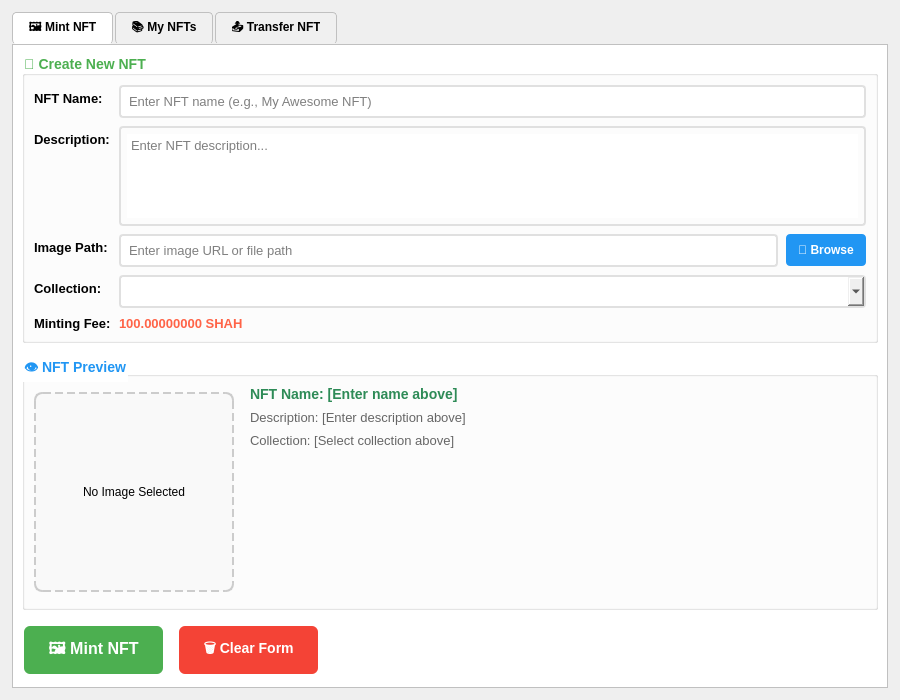
<?xml version="1.0" encoding="UTF-8"?>
<ui version="4.0">
 <class>NFTManagerPage</class>
 <widget class="QWidget" name="NFTManagerPage">
  <property name="geometry">
   <rect>
    <x>0</x>
    <y>0</y>
    <width>900</width>
    <height>700</height>
   </rect>
  </property>
  <property name="windowTitle">
   <string>NFT Manager - Shahcoin Core</string>
  </property>
  <layout class="QVBoxLayout" name="verticalLayout">
   <property name="spacing">
    <number>12</number>
   </property>
   <property name="leftMargin">
    <number>12</number>
   </property>
   <property name="topMargin">
    <number>12</number>
   </property>
   <property name="rightMargin">
    <number>12</number>
   </property>
   <property name="bottomMargin">
    <number>12</number>
   </property>
   <item>
    <widget class="QTabWidget" name="tabWidget">
     <property name="currentIndex">
      <number>0</number>
     </property>
     <property name="styleSheet">
      <string>QTabWidget::pane {
    border: 1px solid #c0c0c0;
    background-color: white;
}
QTabBar::tab {
    background-color: #f0f0f0;
    padding: 8px 16px;
    margin-right: 2px;
    border: 1px solid #c0c0c0;
    border-bottom: none;
    border-radius: 4px 4px 0 0;
    font-weight: bold;
}
QTabBar::tab:selected {
    background-color: white;
    border-bottom: 1px solid white;
}
QTabBar::tab:hover {
    background-color: #e0e0e0;
}</string>
     </property>
     <widget class="QWidget" name="tab_MintNFT">
      <attribute name="title">
       <string>🖼️ Mint NFT</string>
      </attribute>
      <layout class="QVBoxLayout" name="verticalLayout_2">
       <property name="spacing">
        <number>12</number>
       </property>
       <item>
        <widget class="QGroupBox" name="groupBox_MintForm">
         <property name="title">
          <string>🎨 Create New NFT</string>
         </property>
         <property name="styleSheet">
          <string>QGroupBox {
    font-weight: bold;
    font-size: 14px;
    color: #4CAF50;
}</string>
         </property>
         <layout class="QFormLayout" name="formLayout">
          <property name="spacing">
           <number>8</number>
          </property>
          <item row="0" column="0">
           <widget class="QLabel" name="label_Name">
            <property name="text">
             <string>NFT Name:</string>
            </property>
            <property name="styleSheet">
             <string>font-weight: bold; font-size: 13px;</string>
            </property>
           </widget>
          </item>
          <item row="0" column="1">
           <widget class="QLineEdit" name="lineEdit_Name">
            <property name="placeholderText">
             <string>Enter NFT name (e.g., My Awesome NFT)</string>
            </property>
            <property name="styleSheet">
             <string>QLineEdit {
    padding: 6px;
    border: 2px solid #e0e0e0;
    border-radius: 4px;
    font-size: 13px;
}
QLineEdit:focus {
    border-color: #4CAF50;
    outline: none;
}</string>
            </property>
           </widget>
          </item>
          <item row="1" column="0">
           <widget class="QLabel" name="label_Description">
            <property name="text">
             <string>Description:</string>
            </property>
            <property name="styleSheet">
             <string>font-weight: bold; font-size: 13px;</string>
            </property>
           </widget>
          </item>
          <item row="1" column="1">
           <widget class="QTextEdit" name="textEdit_Description">
            <property name="maximumSize">
             <size>
              <width>16777215</width>
              <height>100</height>
             </size>
            </property>
            <property name="placeholderText">
             <string>Enter NFT description...</string>
            </property>
            <property name="styleSheet">
             <string>QTextEdit {
    padding: 6px;
    border: 2px solid #e0e0e0;
    border-radius: 4px;
    font-size: 13px;
}
QTextEdit:focus {
    border-color: #4CAF50;
    outline: none;
}</string>
            </property>
           </widget>
          </item>
          <item row="2" column="0">
           <widget class="QLabel" name="label_ImagePath">
            <property name="text">
             <string>Image Path:</string>
            </property>
            <property name="styleSheet">
             <string>font-weight: bold; font-size: 13px;</string>
            </property>
           </widget>
          </item>
          <item row="2" column="1">
           <layout class="QHBoxLayout" name="horizontalLayout">
            <property name="spacing">
             <number>8</number>
            </property>
            <item>
             <widget class="QLineEdit" name="lineEdit_ImagePath">
              <property name="placeholderText">
               <string>Enter image URL or file path</string>
              </property>
              <property name="styleSheet">
               <string>QLineEdit {
    padding: 6px;
    border: 2px solid #e0e0e0;
    border-radius: 4px;
    font-size: 13px;
}
QLineEdit:focus {
    border-color: #4CAF50;
    outline: none;
}</string>
              </property>
             </widget>
            </item>
            <item>
             <widget class="QPushButton" name="pushButton_BrowseImage">
              <property name="minimumSize">
               <size>
                <width>80</width>
                <height>32</height>
               </size>
              </property>
              <property name="text">
               <string>📁 Browse</string>
              </property>
              <property name="toolTip">
               <string>Browse for image file</string>
              </property>
              <property name="styleSheet">
               <string>QPushButton {
    background-color: #2196F3;
    border: none;
    color: white;
    padding: 6px 12px;
    text-align: center;
    font-size: 12px;
    border-radius: 4px;
    font-weight: bold;
}
QPushButton:hover {
    background-color: #0b7dda;
}
QPushButton:pressed {
    background-color: #0d47a1;
}</string>
              </property>
             </widget>
            </item>
           </layout>
          </item>
          <item row="3" column="0">
           <widget class="QLabel" name="label_Collection">
            <property name="text">
             <string>Collection:</string>
            </property>
            <property name="styleSheet">
             <string>font-weight: bold; font-size: 13px;</string>
            </property>
           </widget>
          </item>
          <item row="3" column="1">
           <widget class="QComboBox" name="comboBox_Collection">
            <property name="editable">
             <bool>true</bool>
            </property>
            <property name="placeholderText">
             <string>Select or create collection</string>
            </property>
            <property name="styleSheet">
             <string>QComboBox {
    padding: 6px;
    border: 2px solid #e0e0e0;
    border-radius: 4px;
    font-size: 13px;
}
QComboBox:focus {
    border-color: #4CAF50;
    outline: none;
}</string>
            </property>
           </widget>
          </item>
          <item row="4" column="0">
           <widget class="QLabel" name="label_MintFee">
            <property name="text">
             <string>Minting Fee:</string>
            </property>
            <property name="styleSheet">
             <string>font-weight: bold; font-size: 13px;</string>
            </property>
           </widget>
          </item>
          <item row="4" column="1">
           <widget class="QLabel" name="label_MintFeeValue">
            <property name="text">
             <string>100.00000000 SHAH</string>
            </property>
            <property name="styleSheet">
             <string>font-weight: bold; color: #FF6347; font-size: 13px;</string>
            </property>
           </widget>
          </item>
         </layout>
        </widget>
       </item>
       <item>
        <widget class="QGroupBox" name="groupBox_Preview">
         <property name="title">
          <string>👁️ NFT Preview</string>
         </property>
         <property name="styleSheet">
          <string>QGroupBox {
    font-weight: bold;
    font-size: 14px;
    color: #2196F3;
}</string>
         </property>
         <layout class="QHBoxLayout" name="horizontalLayout_2">
          <property name="spacing">
           <number>16</number>
          </property>
          <item>
           <widget class="QLabel" name="label_PreviewImage">
            <property name="minimumSize">
             <size>
              <width>200</width>
              <height>200</height>
             </size>
            </property>
            <property name="maximumSize">
             <size>
              <width>200</width>
              <height>200</height>
             </size>
            </property>
            <property name="styleSheet">
             <string>border: 2px dashed #cccccc; background-color: #f9f9f9; border-radius: 8px;</string>
            </property>
            <property name="text">
             <string>No Image Selected</string>
            </property>
            <property name="alignment">
             <set>Qt::AlignCenter</set>
            </property>
           </widget>
          </item>
          <item>
           <layout class="QVBoxLayout" name="verticalLayout_3">
            <property name="spacing">
             <number>8</number>
            </property>
            <item>
             <widget class="QLabel" name="label_PreviewName">
              <property name="text">
               <string>NFT Name: [Enter name above]</string>
              </property>
              <property name="styleSheet">
               <string>font-weight: bold; font-size: 14px; color: #2E8B57;</string>
              </property>
             </widget>
            </item>
            <item>
             <widget class="QLabel" name="label_PreviewDescription">
              <property name="text">
               <string>Description: [Enter description above]</string>
              </property>
              <property name="wordWrap">
               <bool>true</bool>
              </property>
              <property name="styleSheet">
               <string>font-size: 13px; color: #666666;</string>
              </property>
             </widget>
            </item>
            <item>
             <widget class="QLabel" name="label_PreviewCollection">
              <property name="text">
               <string>Collection: [Select collection above]</string>
              </property>
              <property name="styleSheet">
               <string>font-size: 13px; color: #666666;</string>
              </property>
             </widget>
            </item>
            <item>
             <spacer name="verticalSpacer">
              <property name="orientation">
               <enum>Qt::Vertical</enum>
              </property>
              <property name="sizeHint" stdset="0">
               <size>
                <width>20</width>
                <height>40</height>
               </size>
              </property>
             </spacer>
            </item>
           </layout>
          </item>
         </layout>
        </widget>
       </item>
       <item>
        <layout class="QHBoxLayout" name="horizontalLayout_3">
         <property name="spacing">
          <number>12</number>
         </property>
         <item>
          <widget class="QPushButton" name="pushButton_MintNFT">
           <property name="minimumSize">
            <size>
             <width>140</width>
             <height>44</height>
            </size>
           </property>
           <property name="text">
            <string>🖼️ Mint NFT</string>
           </property>
           <property name="toolTip">
            <string>Create and mint the NFT (Fee: 100 SHAH)</string>
           </property>
           <property name="styleSheet">
            <string>QPushButton {
    background-color: #4CAF50;
    border: none;
    color: white;
    padding: 12px 24px;
    text-align: center;
    font-size: 16px;
    margin: 4px 2px;
    border-radius: 6px;
    font-weight: bold;
}
QPushButton:hover {
    background-color: #45a049;
    transform: translateY(-1px);
    box-shadow: 0 2px 4px rgba(0,0,0,0.2);
}
QPushButton:pressed {
    background-color: #3d8b40;
    transform: translateY(0px);
}
QPushButton:disabled {
    background-color: #cccccc;
    color: #666666;
    transform: none;
    box-shadow: none;
}</string>
           </property>
          </widget>
         </item>
         <item>
          <widget class="QPushButton" name="pushButton_ClearForm">
           <property name="minimumSize">
            <size>
             <width>100</width>
             <height>44</height>
            </size>
           </property>
           <property name="text">
            <string>🗑️ Clear Form</string>
           </property>
           <property name="toolTip">
            <string>Clear all form fields</string>
           </property>
           <property name="styleSheet">
            <string>QPushButton {
    background-color: #f44336;
    border: none;
    color: white;
    padding: 12px 24px;
    text-align: center;
    font-size: 14px;
    margin: 4px 2px;
    border-radius: 6px;
    font-weight: bold;
}
QPushButton:hover {
    background-color: #da190b;
    transform: translateY(-1px);
    box-shadow: 0 2px 4px rgba(0,0,0,0.2);
}
QPushButton:pressed {
    background-color: #b71c1c;
    transform: translateY(0px);
}</string>
           </property>
          </widget>
         </item>
         <item>
          <spacer name="horizontalSpacer">
           <property name="orientation">
            <enum>Qt::Horizontal</enum>
           </property>
           <property name="sizeHint" stdset="0">
            <size>
             <width>40</width>
             <height>20</height>
            </size>
           </property>
          </spacer>
         </item>
        </layout>
       </item>
      </layout>
     </widget>
     <widget class="QWidget" name="tab_MyNFTs">
      <attribute name="title">
       <string>📚 My NFTs</string>
      </attribute>
      <layout class="QVBoxLayout" name="verticalLayout_4">
       <property name="spacing">
        <number>12</number>
       </property>
       <item>
        <widget class="QGroupBox" name="groupBox_MyNFTs">
         <property name="title">
          <string>🎨 My NFT Collection</string>
         </property>
         <property name="styleSheet">
          <string>QGroupBox {
    font-weight: bold;
    font-size: 14px;
    color: #4CAF50;
}</string>
         </property>
         <layout class="QVBoxLayout" name="verticalLayout_5">
          <property name="spacing">
           <number>8</number>
          </property>
          <item>
           <layout class="QHBoxLayout" name="horizontalLayout_4">
            <property name="spacing">
             <number>8</number>
            </property>
            <item>
             <widget class="QLabel" name="label_Filter">
              <property name="text">
               <string>🔍 Filter:</string>
              </property>
              <property name="styleSheet">
               <string>font-weight: bold; font-size: 13px;</string>
              </property>
             </widget>
            </item>
            <item>
             <widget class="QComboBox" name="comboBox_Filter">
              <property name="styleSheet">
               <string>QComboBox {
    padding: 6px;
    border: 2px solid #e0e0e0;
    border-radius: 4px;
    font-size: 13px;
}
QComboBox:focus {
    border-color: #4CAF50;
    outline: none;
}</string>
              </property>
              <item>
               <property name="text">
                <string>All NFTs</string>
               </property>
              </item>
              <item>
               <property name="text">
                <string>By Collection</string>
               </property>
              </item>
              <item>
               <property name="text">
                <string>Recently Minted</string>
               </property>
              </item>
             </widget>
            </item>
            <item>
             <widget class="QLineEdit" name="lineEdit_Search">
              <property name="placeholderText">
               <string>🔍 Search NFTs...</string>
              </property>
              <property name="styleSheet">
               <string>QLineEdit {
    padding: 6px;
    border: 2px solid #e0e0e0;
    border-radius: 4px;
    font-size: 13px;
}
QLineEdit:focus {
    border-color: #4CAF50;
    outline: none;
}</string>
              </property>
             </widget>
            </item>
            <item>
             <widget class="QPushButton" name="pushButton_RefreshNFTs">
              <property name="minimumSize">
               <size>
                <width>80</width>
                <height>32</height>
               </size>
              </property>
              <property name="text">
               <string>♻️ Refresh</string>
              </property>
              <property name="toolTip">
               <string>Refresh NFT list</string>
              </property>
              <property name="styleSheet">
               <string>QPushButton {
    background-color: #2196F3;
    border: none;
    color: white;
    padding: 6px 12px;
    text-align: center;
    font-size: 12px;
    border-radius: 4px;
    font-weight: bold;
}
QPushButton:hover {
    background-color: #0b7dda;
}
QPushButton:pressed {
    background-color: #0d47a1;
}</string>
              </property>
             </widget>
            </item>
            <item>
             <spacer name="horizontalSpacer_2">
              <property name="orientation">
               <enum>Qt::Horizontal</enum>
              </property>
              <property name="sizeHint" stdset="0">
               <size>
                <width>40</width>
                <height>20</height>
               </size>
              </property>
             </spacer>
            </item>
           </layout>
          </item>
          <item>
           <widget class="QTableWidget" name="tableWidget_MyNFTs">
            <property name="alternatingRowColors">
             <bool>true</bool>
            </property>
            <property name="selectionBehavior">
             <enum>QAbstractItemView::SelectRows</enum>
            </property>
            <property name="sortingEnabled">
             <bool>true</bool>
            </property>
            <property name="styleSheet">
             <string>QTableWidget {
    gridline-color: #d0d0d0;
    background-color: white;
    alternate-background-color: #f8f8f8;
}
QTableWidget::item {
    padding: 4px;
    border-bottom: 1px solid #e0e0e0;
}
QTableWidget::item:selected {
    background-color: #e3f2fd;
    color: black;
}
QHeaderView::section {
    background-color: #f5f5f5;
    padding: 6px;
    border: 1px solid #d0d0d0;
    font-weight: bold;
}</string>
            </property>
            <column>
             <property name="text">
              <string>Thumbnail</string>
             </property>
            </column>
            <column>
             <property name="text">
              <string>Name</string>
             </property>
            </column>
            <column>
             <property name="text">
              <string>Collection</string>
             </property>
            </column>
            <column>
             <property name="text">
              <string>Token ID</string>
             </property>
            </column>
            <column>
             <property name="text">
              <string>Mint Date</string>
             </property>
            </column>
            <column>
             <property name="text">
              <string>Actions</string>
             </property>
            </column>
           </widget>
          </item>
         </layout>
        </widget>
       </item>
      </layout>
     </widget>
     <widget class="QWidget" name="tab_TransferNFT">
      <attribute name="title">
       <string>📤 Transfer NFT</string>
      </attribute>
      <layout class="QVBoxLayout" name="verticalLayout_6">
       <property name="spacing">
        <number>12</number>
       </property>
       <item>
        <widget class="QGroupBox" name="groupBox_TransferForm">
         <property name="title">
          <string>📤 Transfer NFT</string>
         </property>
         <property name="styleSheet">
          <string>QGroupBox {
    font-weight: bold;
    font-size: 14px;
    color: #2196F3;
}</string>
         </property>
         <layout class="QFormLayout" name="formLayout_2">
          <property name="spacing">
           <number>8</number>
          </property>
          <item row="0" column="0">
           <widget class="QLabel" name="label_SelectNFT">
            <property name="text">
             <string>Select NFT:</string>
            </property>
            <property name="styleSheet">
             <string>font-weight: bold; font-size: 13px;</string>
            </property>
           </widget>
          </item>
          <item row="0" column="1">
           <widget class="QComboBox" name="comboBox_SelectNFT">
            <property name="placeholderText">
             <string>Choose NFT to transfer</string>
            </property>
            <property name="styleSheet">
             <string>QComboBox {
    padding: 6px;
    border: 2px solid #e0e0e0;
    border-radius: 4px;
    font-size: 13px;
}
QComboBox:focus {
    border-color: #2196F3;
    outline: none;
}</string>
            </property>
           </widget>
          </item>
          <item row="1" column="0">
           <widget class="QLabel" name="label_RecipientAddress">
            <property name="text">
             <string>Recipient Address:</string>
            </property>
            <property name="styleSheet">
             <string>font-weight: bold; font-size: 13px;</string>
            </property>
           </widget>
          </item>
          <item row="1" column="1">
           <widget class="QLineEdit" name="lineEdit_RecipientAddress">
            <property name="placeholderText">
             <string>Enter recipient Shahcoin address</string>
            </property>
            <property name="styleSheet">
             <string>QLineEdit {
    padding: 6px;
    border: 2px solid #e0e0e0;
    border-radius: 4px;
    font-size: 13px;
}
QLineEdit:focus {
    border-color: #2196F3;
    outline: none;
}</string>
            </property>
           </widget>
          </item>
          <item row="2" column="0">
           <widget class="QLabel" name="label_TransferFee">
            <property name="text">
             <string>Transfer Fee:</string>
            </property>
            <property name="styleSheet">
             <string>font-weight: bold; font-size: 13px;</string>
            </property>
           </widget>
          </item>
          <item row="2" column="1">
           <widget class="QLabel" name="label_TransferFeeValue">
            <property name="text">
             <string>0.00100000 SHAH</string>
            </property>
            <property name="styleSheet">
             <string>font-weight: bold; color: #FF6347; font-size: 13px;</string>
            </property>
           </widget>
          </item>
         </layout>
        </widget>
       </item>
       <item>
        <layout class="QHBoxLayout" name="horizontalLayout_5">
         <property name="spacing">
          <number>12</number>
         </property>
         <item>
          <widget class="QPushButton" name="pushButton_TransferNFT">
           <property name="minimumSize">
            <size>
             <width>140</width>
             <height>44</height>
            </size>
           </property>
           <property name="text">
            <string>📤 Transfer NFT</string>
           </property>
           <property name="toolTip">
            <string>Transfer the selected NFT to the recipient address</string>
           </property>
           <property name="styleSheet">
            <string>QPushButton {
    background-color: #2196F3;
    border: none;
    color: white;
    padding: 12px 24px;
    text-align: center;
    font-size: 16px;
    margin: 4px 2px;
    border-radius: 6px;
    font-weight: bold;
}
QPushButton:hover {
    background-color: #0b7dda;
    transform: translateY(-1px);
    box-shadow: 0 2px 4px rgba(0,0,0,0.2);
}
QPushButton:pressed {
    background-color: #0d47a1;
    transform: translateY(0px);
}
QPushButton:disabled {
    background-color: #cccccc;
    color: #666666;
    transform: none;
    box-shadow: none;
}</string>
           </property>
          </widget>
         </item>
         <item>
          <spacer name="horizontalSpacer_3">
           <property name="orientation">
            <enum>Qt::Horizontal</enum>
           </property>
           <property name="sizeHint" stdset="0">
            <size>
             <width>40</width>
             <height>20</height>
            </size>
           </property>
          </spacer>
         </item>
        </layout>
       </item>
      </layout>
     </widget>
    </widget>
   </item>
  </layout>
 </widget>
 <resources/>
 <connections/>
</ui>
